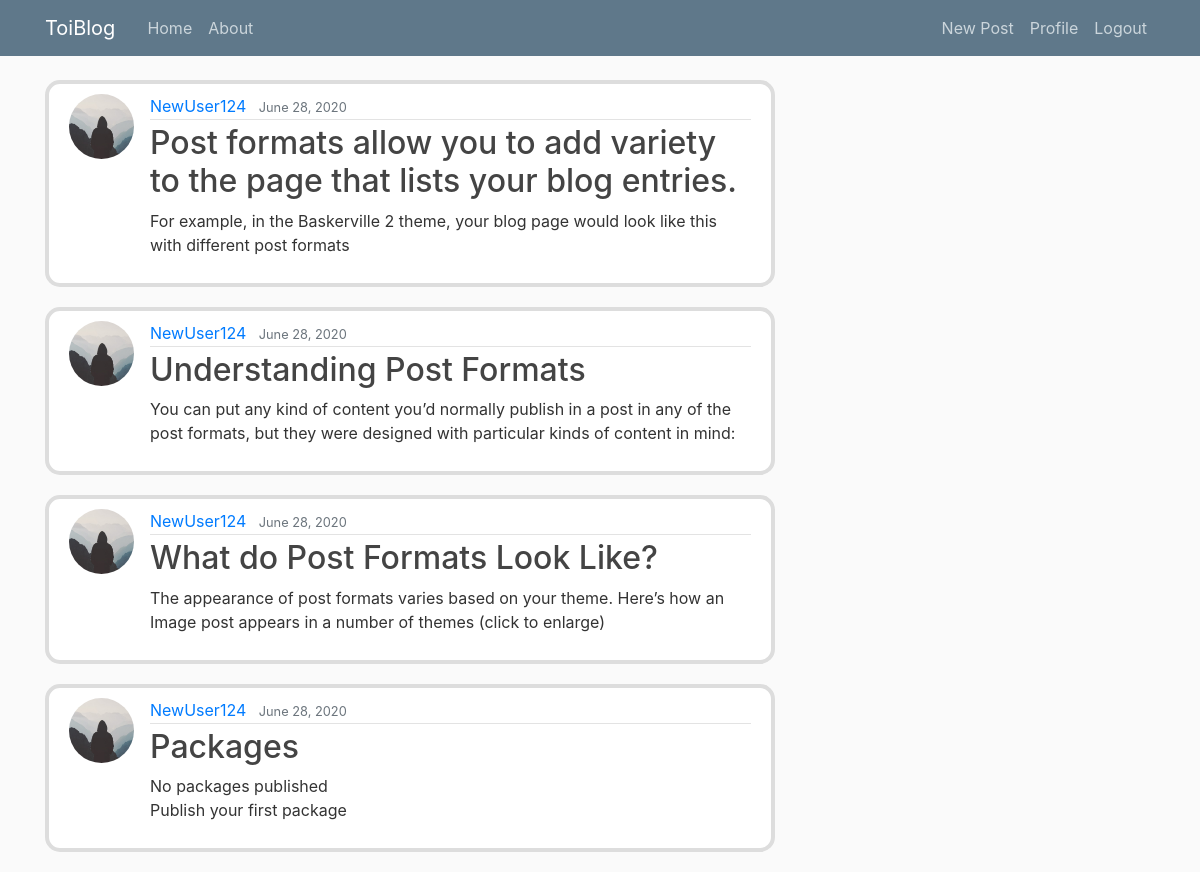
Screenshot of / (signed in) with the database file from the repository.
### blog/models.py (models this page shows, shortened)
class Post(models.Model):
	title = models.CharField(max_length=100)
	content = models.TextField()
	date_posted = models.DateTimeField(default=timezone.now)
	author = models.ForeignKey(User, on_delete=models.CASCADE)

### users/models.py (models this page shows, shortened)
class Profile(models.Model):
	user = models.OneToOneField(User, on_delete=models.CASCADE)
	image = models.ImageField(default='default.jpg', upload_to='profile_pics')

### blog/views.py (the view)
# urls.py: path('', PostListView.as_view(), name='blog-home'),
class PostListView(ListView):
	model = Post
	template_name = 'blog/home.html'
	context_object_name = 'posts'
	ordering = ['-date_posted']
	paginate_by = 4

### blog/templates/blog/home.html
{% extends "blog/base.html"%}
{% block content %}
    {% for post in posts %}
        <article class="media content-section">
          <img class="rounded-circle article-img" src="{{ post.author.profile.image.url }}">
          <div class="media-body">
            <div class="article-metadata">
              <a class="mr-2" href="#">{{ post.author }}</a>
              <small class="text-muted">{{ post.date_posted|date:"F d, Y" }}</small>
            </div>
            <h2><a class="article-title" href="{% url 'post-detail' post.id %}">{{ post.title }}</a></h2>
            <p class="article-content">{{ post.content }}</p>
          </div>
        </article>
    {% endfor %}
{% endblock content %}

### blog/static/blog/main.css (style rules this page uses)
body { background: #fafafa; color: #333333; margin-top: 5rem; }
h1, h2, h3, h4, h5, h6 { color: #444444; }
.content-section { background: #ffffff; padding: 10px 20px; border: 4px solid #dddddd; border-radius: 15px; margin-bottom: 20px; }
.article-title { color: #444444; }
.article-content { white-space: pre-line; }
.article-img { height: 65px; width: 65px; margin-right: 16px; }
.article-metadata { padding-bottom: 1px; margin-bottom: 4px; border-bottom: 1px solid #e3e3e3; }

### rows the page displays
Post: author.profile.image (placeholder picture), author "NewUser124", date_posted "June 28, 2020", title "Post formats allow you to add variety to the page that lists your blog entries.", content "For example, in the Baskerville 2 theme, your blog page would look like this with different post formats"
Post: author.profile.image (placeholder picture), author "NewUser124", date_posted "June 28, 2020", title "Understanding Post Formats", content "You can put any kind of content you’d normally publish in a post in any of the post formats, but they were designed with particular kinds of content in mind:"
Post: author.profile.image (placeholder picture), author "NewUser124", date_posted "June 28, 2020", title "What do Post Formats Look Like?", content "The appearance of post formats varies based on your theme. Here’s how an Image post appears in a number of themes (click to enlarge)"
Post: author.profile.image (placeholder picture), author "NewUser124", date_posted "June 28, 2020", title "Packages", content "No packages published Publish your first package"
